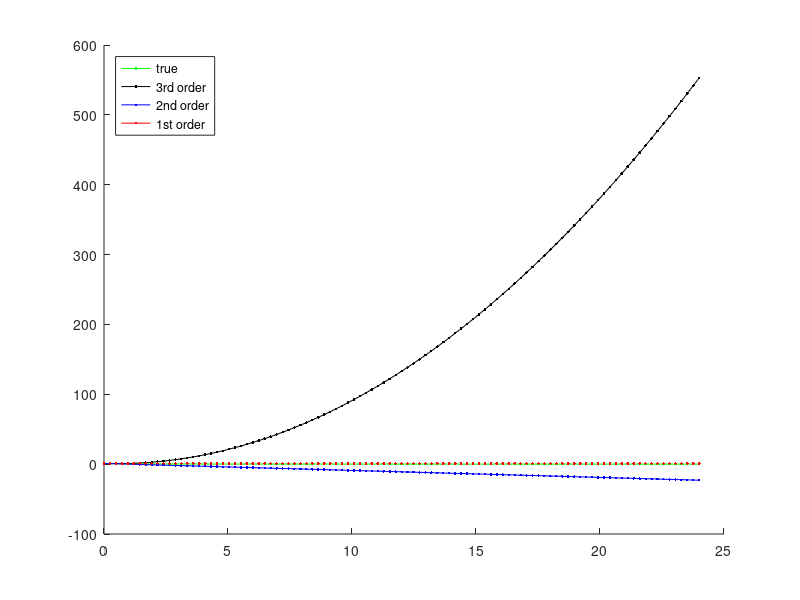
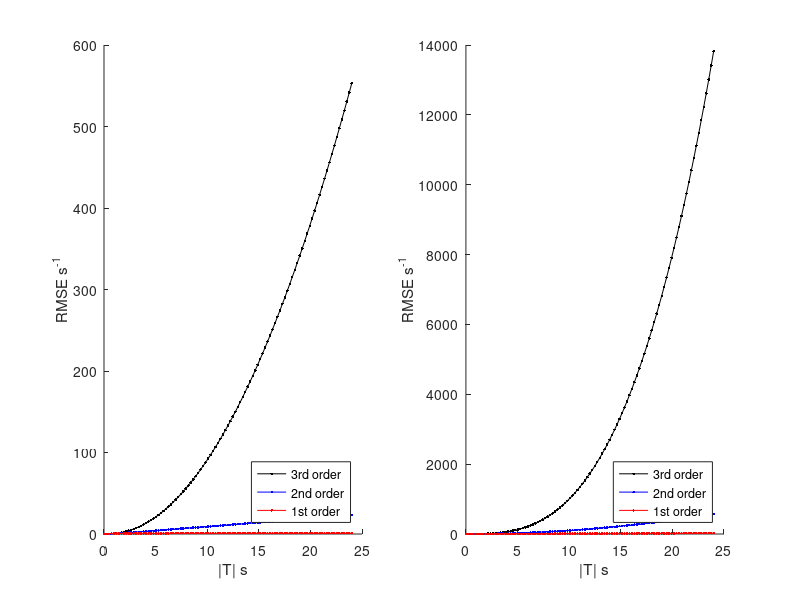

Here is the MATLAB script that generated these plots, in order:
close all
clear all
clc

n = 101;
x = linspace(0,24,n);
true = 1./(x+1);
approx1 = 1;
aerror1 = abs(approx1-true);
rerror1 = abs(approx1-true)./abs(true);

approx2 = 1-x;
aerror2 = abs(approx2-true);
rerror2 = abs(approx2-true)./abs(true);

approx3 = 1-x+x.^2;
aerror3 = abs(approx3-true);
rerror3 = abs(approx3-true)./abs(true);

figure
hold on
plot(x,true,'g.-')
plot(x,approx3,'k.-')
plot(x,approx2,'b.-')
plot(x,approx1,'r.-')

legend('true','3rd order','2nd order','1st order','Location','northwest')


figure
subplot(121)
hold on
plot(x,aerror3,'k.-')
plot(x,aerror2,'b.-')
plot(x,aerror1,'r.-')
legend('3rd order','2nd order','1st order','Location','southeast')
ylabel('RMSE s^{-1}')
xlabel('|T| s')
subplot(122)
hold on
plot(x,rerror3,'k.-')
plot(x,rerror2,'b.-')
plot(x,rerror1,'r.-')
legend('3rd order','2nd order','1st order','Location','southeast')
ylabel('RMSE s^{-1}')
xlabel('|T| s')

%

%{
figure
subplot(121)
hold on
plot(x,aerror3,'k.-')
plot(x,aerror2,'b.-')
plot(x,aerror1,'r.-')
legend('3rd order','2nd order','1st order','Location','southeast')
ylabel('RMSE s^{-1}')
xlabel('|T| s')
set(gca, 'YScale', 'log')
set(gca, 'XScale', 'log')
subplot(122)
hold on
plot(x,rerror3,'k.-')
plot(x,rerror2,'b.-')
plot(x,rerror1,'r.-')
legend('3rd order','2nd order','1st order','Location','southeast')
ylabel('RMSE s^{-1}')
xlabel('|T| s')
set(gca, 'YScale', 'log')
set(gca, 'XScale', 'log')
%}

%save wrf_plot_data aerror_rerrorected aerror_unrerrorected time
%{
true = 1./(x+1).*cos(x);
approx = 1;
aerror1 = abs(approx-true);
rerror1 = abs(approx-true)./abs(true);

approx = 1-x;
aerror2 = abs(approx-true);
rerror2 = abs(approx-true)./abs(true);

approx = 1-x+0.5*x.^2;
aerror3 = abs(approx-true);
rerror3 = abs(approx-true)./abs(true);

%}